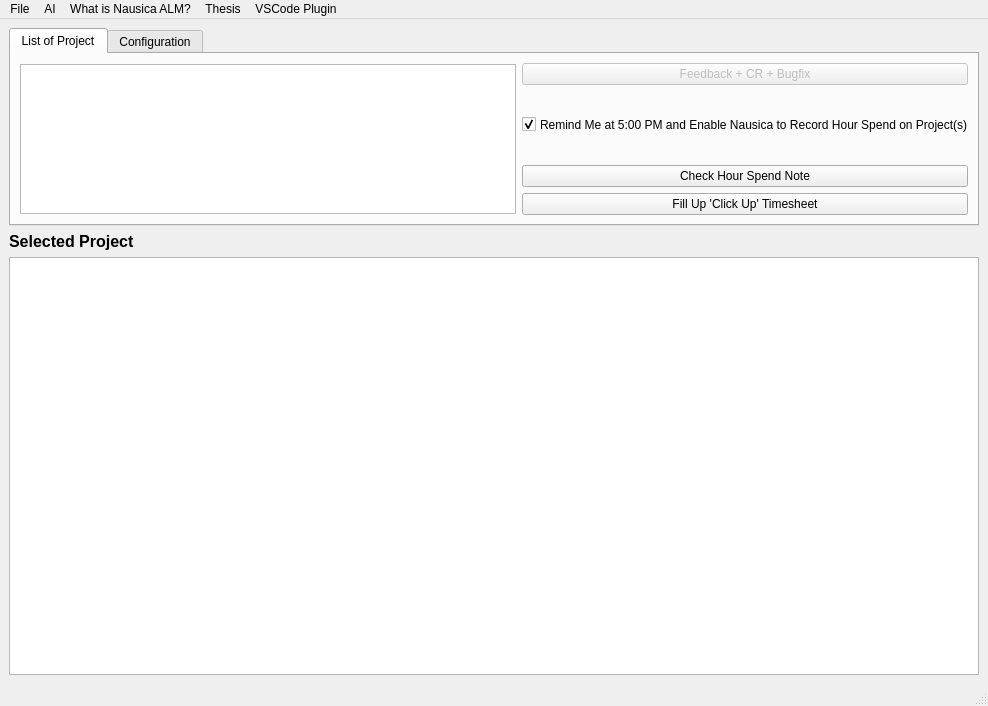
<?xml version="1.0" encoding="UTF-8"?>
<ui version="4.0">
 <class>MainWindow</class>
 <widget class="QMainWindow" name="MainWindow">
  <property name="geometry">
   <rect>
    <x>0</x>
    <y>0</y>
    <width>988</width>
    <height>706</height>
   </rect>
  </property>
  <property name="windowTitle">
   <string>Nausica - Application Lifecycle Manager System</string>
  </property>
  <widget class="QWidget" name="centralwidget">
   <layout class="QVBoxLayout" name="centralLayout">
    <item>
     <widget class="QTabWidget" name="tabWidget_project">
      <property name="sizePolicy">
       <sizepolicy hsizetype="Expanding" vsizetype="Preferred">
        <horstretch>0</horstretch>
        <verstretch>0</verstretch>
       </sizepolicy>
      </property>
      <property name="maximumSize">
       <size>
        <width>16777215</width>
        <height>220</height>
       </size>
      </property>
      <property name="currentIndex">
       <number>0</number>
      </property>
      <widget class="QWidget" name="tab_3">
       <attribute name="title">
        <string>List of Project</string>
       </attribute>
       <layout class="QHBoxLayout" name="tab3Layout" stretch="1,0">
        <item>
         <layout class="QVBoxLayout" name="tab3ListLayout">
          <item>
           <widget class="QListView" name="listView_project">
            <property name="sizePolicy">
             <sizepolicy hsizetype="Expanding" vsizetype="Preferred">
              <horstretch>0</horstretch>
              <verstretch>0</verstretch>
             </sizepolicy>
            </property>
            <property name="minimumSize">
             <size>
              <width>300</width>
              <height>121</height>
             </size>
            </property>
            <property name="maximumSize">
             <size>
              <width>16777215</width>
              <height>150</height>
             </size>
            </property>
           </widget>
          </item>
         </layout>
        </item>
        <item>
         <layout class="QVBoxLayout" name="tab3ButtonsLayout">
          <item>
           <widget class="QPushButton" name="pushButton_openFeedback">
            <property name="enabled">
             <bool>false</bool>
            </property>
            <property name="autoFillBackground">
             <bool>false</bool>
            </property>
            <property name="text">
             <string>Feedback + CR + Bugfix</string>
            </property>
           </widget>
          </item>
          <item>
           <widget class="QFrame" name="frame_timesheetReminder">
            <property name="frameShape">
             <enum>QFrame::NoFrame</enum>
            </property>
            <property name="frameShadow">
             <enum>QFrame::Plain</enum>
            </property>
            <layout class="QHBoxLayout" name="timeReminderRowLayout">
             <property name="leftMargin">
              <number>0</number>
             </property>
             <property name="topMargin">
              <number>0</number>
             </property>
             <property name="rightMargin">
              <number>0</number>
             </property>
             <property name="bottomMargin">
              <number>0</number>
             </property>
             <property name="spacing">
              <number>4</number>
             </property>
             <item>
              <widget class="QCheckBox" name="checkBox_enableTimeRecording">
               <property name="text">
                <string></string>
               </property>
               <property name="checked">
                <bool>true</bool>
               </property>
              </widget>
             </item>
             <item>
              <widget class="QLabel" name="label_timesheetReminder">
               <property name="cursor">
                <cursorShape>PointingHandCursor</cursorShape>
               </property>
               <property name="text">
                <string>Remind Me at 5:00 PM and Enable Nausica to Record Hour Spend on Project(s)</string>
               </property>
               <property name="textFormat">
                <enum>Qt::RichText</enum>
               </property>
               <property name="openExternalLinks">
                <bool>false</bool>
               </property>
               <property name="textInteractionFlags">
                <set>Qt.TextSelectableByMouse | Qt.LinksAccessibleByMouse</set>
               </property>
              </widget>
             </item>
            </layout>
           </widget>
          </item>
          <item>
           <widget class="QPushButton" name="pushButton_checkHourSpend">
            <property name="text">
             <string>Check Hour Spend Note</string>
            </property>
           </widget>
          </item>
          <item>
           <widget class="QPushButton" name="pushButton_openTimeSheet">
            <property name="text">
             <string>Fill Up 'Click Up' Timesheet</string>
            </property>
           </widget>
          </item>
         </layout>
        </item>
       </layout>
      </widget>
      <widget class="QWidget" name="tab_4">
       <attribute name="title">
        <string>Configuration</string>
       </attribute>
       <layout class="QGridLayout" name="tab4Layout">
        <item row="0" column="0">
         <widget class="QLabel" name="label_5">
          <property name="text">
           <string>Project Name:</string>
          </property>
         </widget>
        </item>
        <item row="0" column="1">
         <widget class="QTextEdit" name="textEdit_projectName">
          <property name="sizePolicy">
           <sizepolicy hsizetype="Expanding" vsizetype="Fixed">
            <horstretch>0</horstretch>
            <verstretch>0</verstretch>
           </sizepolicy>
          </property>
          <property name="maximumSize">
           <size>
            <width>16777215</width>
            <height>30</height>
           </size>
          </property>
          <property name="readOnly">
           <bool>false</bool>
          </property>
         </widget>
        </item>
        <item row="0" column="2">
         <widget class="QPushButton" name="pushButton_saveProjectConfiguration">
          <property name="text">
           <string>Save</string>
          </property>
         </widget>
        </item>
        <item row="1" column="0">
         <widget class="QLabel" name="label_3">
          <property name="text">
           <string>Project Root Directory:</string>
          </property>
         </widget>
        </item>
        <item row="1" column="1">
         <widget class="QTextEdit" name="textEdit_TestCaseRootDir">
          <property name="sizePolicy">
           <sizepolicy hsizetype="Expanding" vsizetype="Fixed">
            <horstretch>0</horstretch>
            <verstretch>0</verstretch>
           </sizepolicy>
          </property>
          <property name="maximumSize">
           <size>
            <width>16777215</width>
            <height>30</height>
           </size>
          </property>
          <property name="readOnly">
           <bool>true</bool>
          </property>
         </widget>
        </item>
        <item row="1" column="2">
         <layout class="QVBoxLayout" name="tab4BrowseLayout1">
          <item>
           <widget class="QPushButton" name="pushButton_browseProjectDir">
            <property name="text">
             <string>Browse</string>
            </property>
           </widget>
          </item>
          <item>
           <widget class="QPushButton" name="pushButton_openProjectDirInExplorer">
            <property name="text">
             <string>Open</string>
            </property>
           </widget>
          </item>
         </layout>
        </item>
        <item row="2" column="0">
         <widget class="QLabel" name="label_4">
          <property name="text">
           <string>Source Code Root Directory:</string>
          </property>
         </widget>
        </item>
        <item row="2" column="1">
         <widget class="QTextEdit" name="textEdit_SourceRootDir">
          <property name="sizePolicy">
           <sizepolicy hsizetype="Expanding" vsizetype="Fixed">
            <horstretch>0</horstretch>
            <verstretch>0</verstretch>
           </sizepolicy>
          </property>
          <property name="maximumSize">
           <size>
            <width>16777215</width>
            <height>30</height>
           </size>
          </property>
          <property name="readOnly">
           <bool>true</bool>
          </property>
         </widget>
        </item>
        <item row="2" column="2">
         <layout class="QVBoxLayout" name="tab4BrowseLayout2">
          <item>
           <widget class="QPushButton" name="pushButton_browseSourceRootDir">
            <property name="text">
             <string>Browse</string>
            </property>
           </widget>
          </item>
          <item>
           <widget class="QPushButton" name="pushButton_openSourceCodeInVSCode">
            <property name="text">
             <string>Open</string>
            </property>
           </widget>
          </item>
         </layout>
        </item>
       </layout>
      </widget>
     </widget>
    </item>
    <item>
     <widget class="QLabel" name="label_selectedProject">
      <property name="font">
       <font>
        <pointsize>12</pointsize>
        <weight>75</weight>
        <bold>true</bold>
       </font>
      </property>
      <property name="text">
       <string>Selected Project</string>
      </property>
     </widget>
    </item>
    <item>
     <widget class="QTreeView" name="treeView"/>
    </item>
   </layout>
  </widget>
  <widget class="QStatusBar" name="statusbar"/>
  <widget class="QMenuBar" name="menubar">
   <property name="geometry">
    <rect>
     <x>0</x>
     <y>0</y>
     <width>988</width>
     <height>21</height>
    </rect>
   </property>
   <widget class="QMenu" name="menuFile">
    <property name="title">
     <string>File</string>
    </property>
    <addaction name="actionQuit"/>
   </widget>
   <widget class="QMenu" name="menuAbout">
    <property name="title">
     <string>Thesis</string>
    </property>
    <addaction name="actionLinux_Philosphy"/>
    <addaction name="actionModern_Engineering_Philosophy"/>
    <addaction name="actionWrapper_Architecture"/>
    <addaction name="actionTraceability"/>
   </widget>
   <widget class="QMenu" name="menuDDMan_Web_AI">
    <property name="title">
     <string>AI</string>
    </property>
    <addaction name="actionOpen_WebUI"/>
    <addaction name="actionServer_Dashboard"/>
   </widget>
   <widget class="QMenu" name="menuWhat_is_ALM">
    <property name="title">
     <string>What is Nausica ALM?</string>
    </property>
    <addaction name="actionWhat_is_ALM"/>
   </widget>
   <widget class="QMenu" name="menuVSCode">
    <property name="title">
     <string>VSCode Plugin</string>
    </property>
    <addaction name="actionSetup_Continue_2"/>
    <addaction name="actionSetup_Markdown_2"/>
    <addaction name="actionSetup_Draw_IO_Integration"/>
   </widget>
   <addaction name="menuFile"/>
   <addaction name="menuDDMan_Web_AI"/>
   <addaction name="menuWhat_is_ALM"/>
   <addaction name="menuAbout"/>
   <addaction name="menuVSCode"/>
  </widget>
  <action name="actionQuit">
   <property name="text">
    <string>Quit</string>
   </property>
  </action>
  <action name="actionConfiguration">
   <property name="text">
    <string>Configuration</string>
   </property>
  </action>
  <action name="actionOpen_WebUI">
   <property name="text">
    <string>Open WebUI</string>
   </property>
  </action>
  <action name="actionServer_Dashboard">
   <property name="text">
    <string>Server Dashboard</string>
   </property>
  </action>
  <action name="actionSetup_Continue">
   <property name="text">
    <string>Setup Continue</string>
   </property>
  </action>
  <action name="actionSetup_Markdown">
   <property name="text">
    <string>Setup Markdown</string>
   </property>
  </action>
  <action name="actionWhat_is_ALM">
   <property name="text">
    <string>What is Nausica ALM?</string>
   </property>
  </action>
  <action name="actionSetup_Continue_2">
   <property name="text">
    <string>Setup Continue</string>
   </property>
  </action>
  <action name="actionSetup_Markdown_2">
   <property name="text">
    <string>Setup Markdown</string>
   </property>
  </action>
  <action name="actionSetup_Draw_IO_Integration">
   <property name="text">
    <string>Setup Draw IO Integration</string>
   </property>
  </action>
  <action name="actionLinux_Philosphy">
   <property name="text">
    <string>Parallel with Linux Philosphy</string>
   </property>
  </action>
  <action name="actionModern_Engineering_Philosophy">
   <property name="text">
    <string>ASPICE in Modern Software Engineering </string>
   </property>
  </action>
  <action name="actionNausica_Philosophy">
   <property name="text">
    <string>Nausica Philosophy</string>
   </property>
  </action>
  <action name="actionWrapper_Architecture">
   <property name="text">
    <string>Hexagonal Architecture</string>
   </property>
  </action>
  <action name="actionFull_View">
   <property name="text">
    <string>Full View</string>
   </property>
  </action>
  <action name="actionBasic_View">
   <property name="text">
    <string>Basic View</string>
   </property>
  </action>
  <action name="actionTraceability">
   <property name="text">
    <string>Traceability Implementation Guide</string>
   </property>
  </action>
 </widget>
 <resources/>
 <connections/>
</ui>
